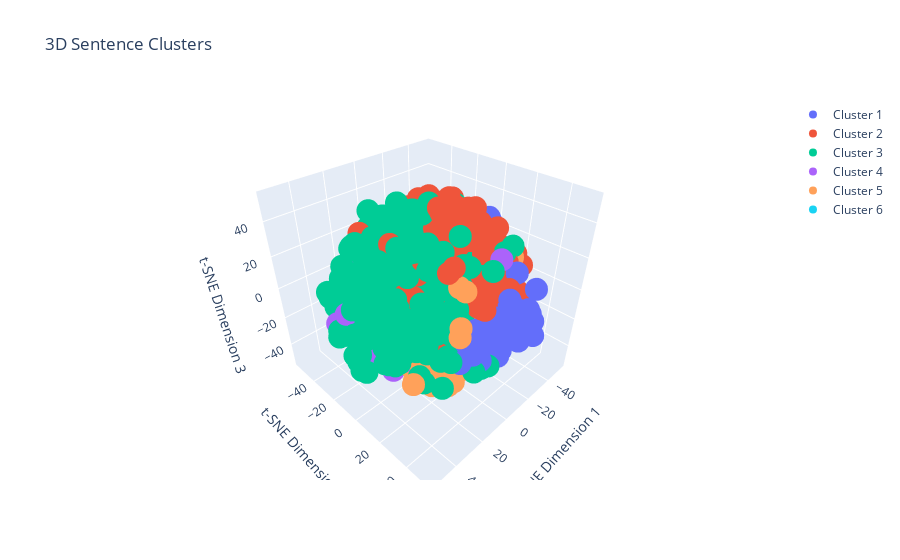

The cell this chart's notebook holds for it:
### Code cell
import plotly.graph_objects as go

# Perform t-SNE dimensionality reduction for 3D visualization
perplexity_value = min(30, len(sentence_vectors) - 1)
tsne_3d = TSNE(n_components=3,perplexity=perplexity_value, random_state=0)
reduced_vectors_3d = tsne_3d.fit_transform(sentence_vectors)

# 3D Scatter plot
fig = go.Figure()

for i in range(num_clusters):
    indices = labels == i
    fig.add_trace(go.Scatter3d(
        x=reduced_vectors_3d[indices, 0],
        y=reduced_vectors_3d[indices, 1],
        z=reduced_vectors_3d[indices, 2],
        mode='markers',
        name=f'Cluster {i+1}'
    ))

fig.update_layout(title='3D Sentence Clusters',
                  scene=dict(xaxis_title='t-SNE Dimension 1',
                             yaxis_title='t-SNE Dimension 2',
                             zaxis_title='t-SNE Dimension 3'))
fig.show()
